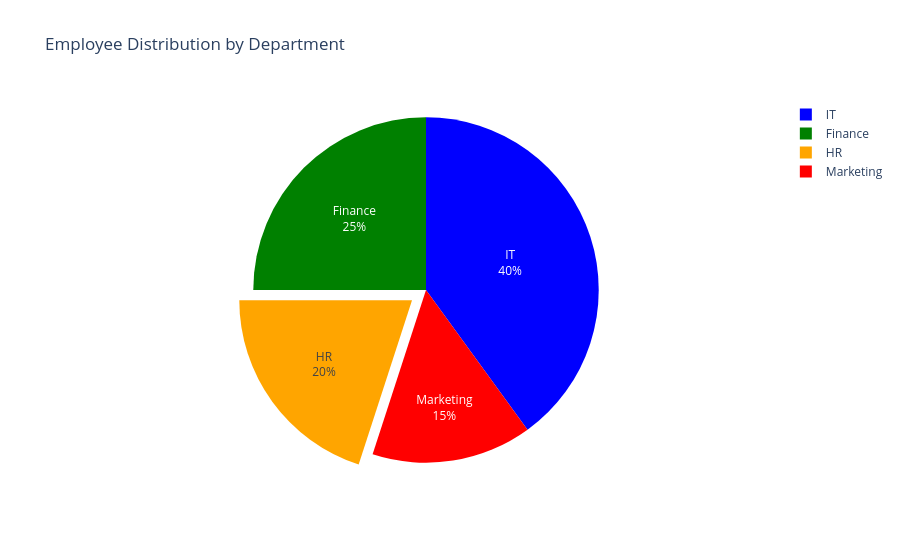

Source (notebook cell):
### Code cell
import pandas as pd
import plotly.express as px

data = {
    "Department": ["IT", "HR", "Finance", "Marketing"],
    "Employees": [40, 20, 25, 15]
}

df = pd.DataFrame(data)
fig = px.pie(
    df,
    values="Employees",
    names="Department",
    color_discrete_sequence=["blue", "green", "orange", "red"],
    title="Employee Distribution by Department"
)

fig.update_traces(
    textinfo="percent+label",
    textposition="inside",# auto ,pull,inside
    pull=[0,0.1,0,0]
)
fig.show()

### Figure 1 — Plotly figure (JSON) as saved in the notebook; plotly's stock layout.template omitted (floating-point values rounded to 4 significant figures)
{"data": [{"domain": {"x": [0, 1], "y": [0, 1]}, "hovertemplate": "Department=%{label}<br>Employees=%{value}<extra></extra>", "labels": ["IT", "HR", "Finance", "Marketing"], "legendgroup": "", "name": "", "pull": [0, 0.1, 0, 0], "showlegend": true, "textinfo": "percent+label", "textposition": "inside", "type": "pie", "values": [40, 20, 25, 15]}], "layout": {"legend": {"tracegroupgap": 0}, "piecolorway": ["blue", "green", "orange", "red"], "title": {"text": "Employee Distribution by Department"}}}
